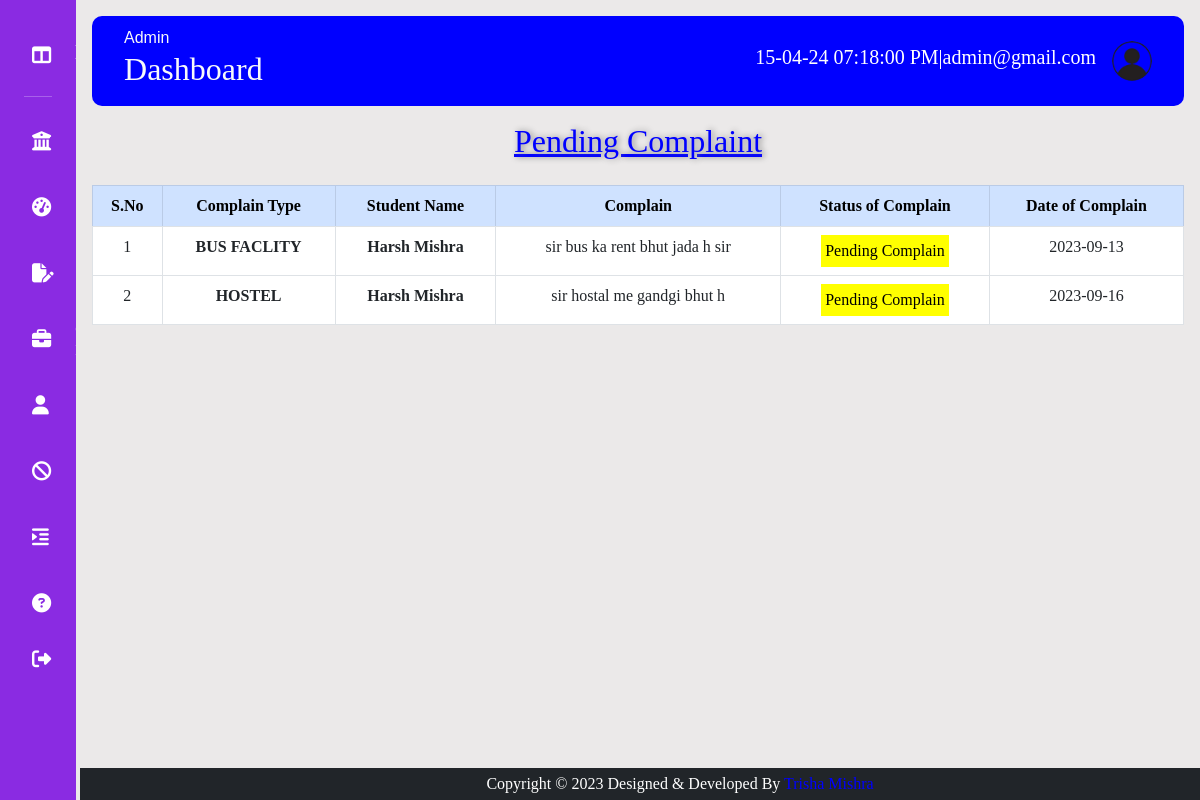
The page /admin/pendingcomplain.php (signed in) on the database its author committed.
### tables this page shows
CREATE TABLE IF NOT EXISTS `tbl_complain` (
  `cmpid` int(11) NOT NULL AUTO_INCREMENT,
  `ctid` int(11) NOT NULL,
  `uid` int(11) NOT NULL,
  `complain` varchar(200) NOT NULL,
  `doc` varchar(10) NOT NULL,
  `status` varchar(1) NOT NULL,
  `docomplain` varchar(10) NOT NULL,
  PRIMARY KEY (`cmpid`)
);

CREATE TABLE IF NOT EXISTS `tbl_complain_type` (
  `ctid` int(11) NOT NULL AUTO_INCREMENT,
  `complain` varchar(60) NOT NULL,
  `status` varchar(1) NOT NULL,
  `dor` varchar(10) NOT NULL,
  PRIMARY KEY (`ctid`)
);

CREATE TABLE IF NOT EXISTS `tbl_user` (
  `uid` int(11) NOT NULL AUTO_INCREMENT,
  `name` varchar(60) NOT NULL,
  `fname` varchar(60) NOT NULL,
  `gender` varchar(6) NOT NULL,
  `email` varchar(30) NOT NULL,
  `password` varchar(40) NOT NULL,
  `mobile` bigint(20) NOT NULL,
  `dob` date NOT NULL,
  `address` varchar(60) NOT NULL,
  `city` varchar(12) NOT NULL,
  `pincode` int(11) NOT NULL,
  `course` varchar(20) NOT NULL,
  `sid` int(11) NOT NULL,
  `cid` int(11) NOT NULL,
  `profile_pic` varchar(200) NOT NULL,
  `status` varchar(5) NOT NULL,
  `dor` varchar(10) NOT NULL,
  PRIMARY KEY (`uid`)
);

### admin/pendingcomplain.php (the view)
<?php
include("headeradmin.php");
include("connection.php");
$query="select * from tbl_complain where status='P'";
$res=mysqli_query($con,$query);
?>
<h2 align="center" style=" color:blue; text-shadow:2px 0px 6px grey; text-decoration:underline;">Pending Complaint</h2>
<table class="text-center table-bordered mt-4 table table-hover">
    <tr>
        <thead class="table-primary">
        <th>S.No</th>
        <th>Complain Type</th>
        <th>Student Name</th>
        <th>Complain</th>
        <th>Status of Complain</th>
        <th>Date of Complain</th>
       </thead>
    </tr>
    <?php
    $id=1;
    while($row=mysqli_fetch_array($res))
    {
    ?>
    <tr>
        <td><?php echo $id ?></td>
        <?php $ctid=$row['ctid'];
                 $query2="select * from tbl_complain_type where ctid='$ctid'";
                 $res2=mysqli_query($con,$query2);
                 if($row2=mysqli_fetch_array($res2))
                 {
                 $complain=$row2['complain'];
                 }
                  ?>
                 <td><b><?php echo strtoupper($complain) ?></b> </td>
                 <?php $uid=$row['uid'];
                 $query3="select * from tbl_user where uid='$uid'";
                 $res3=mysqli_query($con,$query3);
                 if($row3=mysqli_fetch_array($res3))
                {
                  $name=$row3['name'];
                 }
                ?>
                <td><b><?php echo $name ?> </b></td>
        <td><?php echo $row['complain'];  ?></td>
        <td><a href="pending.php?id=<?php echo $row['cmpid'];?>"><button style="background-color:yellow;" class="p-1"><?php echo $row['status'];  ?>ending Complain</button></a></td>
        <td><?php echo $row['doc'];  ?></td>
    </tr>
    <?php
    $id++;
    }
    ?>
</table>
<?php
include("mainadmin.php");
?>

### admin/headeradmin.php (style rules this page uses)
* { margin: 0%; padding: 0%; border: none; outline: none; box-sizing:border-box; }
body { display: flex; font-family:calibri; }

### rows shown on the page
tbl_complain: ctid.complain "BUS FACLITY", uid.name "Harsh Mishra", complain "sir bus ka rent bhut jada h sir", status "P", doc "2023-09-13"
tbl_complain: ctid.complain "HOSTEL", uid.name "Harsh Mishra", complain "sir hostal me gandgi bhut h", status "P", doc "2023-09-16"

### other values the page prints
$_SESSION['admin'] "admin@gmail.com"
